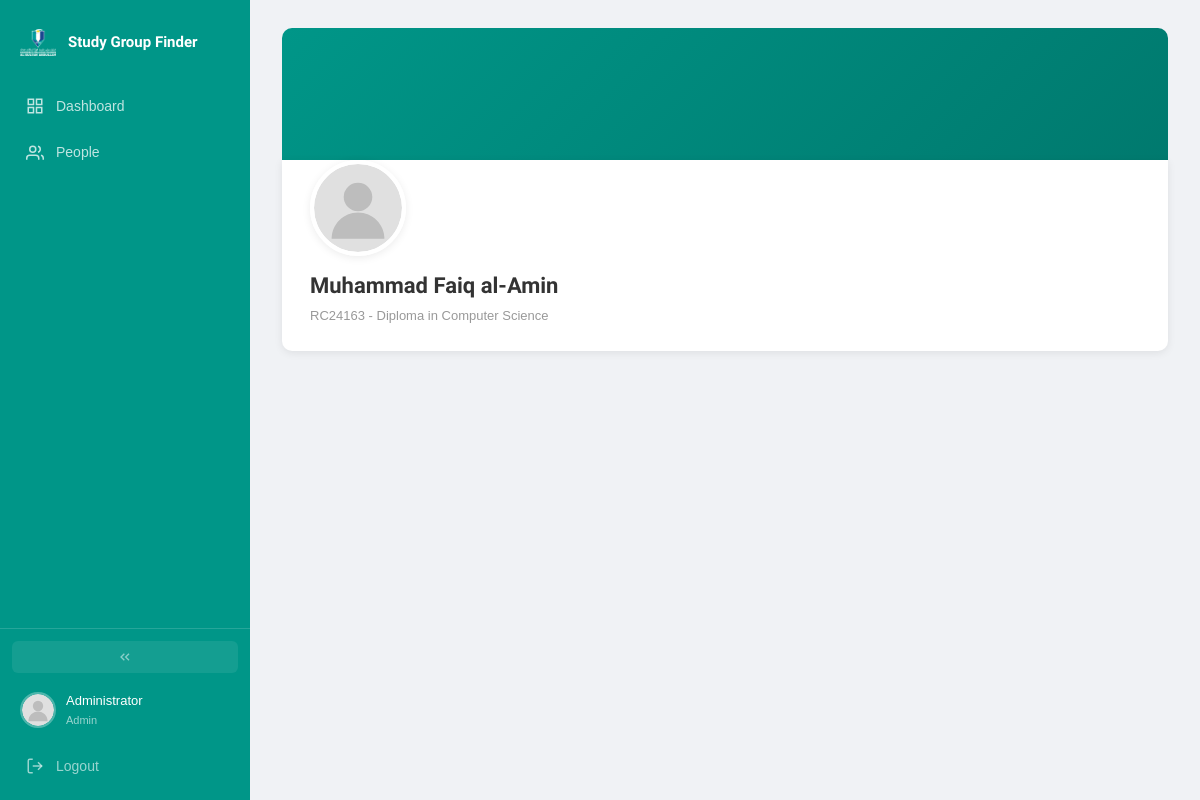
The app's page /php/profile/view.php?id=2 (signed in) with its own data.
### tables this page shows
CREATE TABLE IF NOT EXISTS users (
    id INT AUTO_INCREMENT PRIMARY KEY,
    matric_id VARCHAR(20) UNIQUE NOT NULL,
    full_name VARCHAR(100) NOT NULL,
    password VARCHAR(255) NOT NULL,
    role ENUM('Student','Admin') DEFAULT 'Student',
    approved TINYINT(1) NOT NULL DEFAULT 1,
    program VARCHAR(100),
    bio TEXT,
    avatar VARCHAR(255),
    banner VARCHAR(255),
    primary_color VARCHAR(7) DEFAULT '#009688',
    secondary_color VARCHAR(7) DEFAULT '#ffffff',
    text_color VARCHAR(7) DEFAULT '#333333',
    font_choice VARCHAR(30) DEFAULT 'Satoshi',
    card_style VARCHAR(20) DEFAULT 'plain',
    bg_type VARCHAR(20) DEFAULT 'default',
    bg_color VARCHAR(7) DEFAULT '#f0f2f5',
    bg_image VARCHAR(255),
    last_active DATETIME,
    banned_until DATETIME,
    ban_reason TEXT,
    muted_until DATETIME,
    created_at TIMESTAMP DEFAULT CURRENT_TIMESTAMP
);

### php/core/auth.php (called while the page is built, shortened)
<?php
function base_url(): string {
    $script = $_SERVER['SCRIPT_NAME'] ?? '';
    $pos = strrpos($script, '/php/');
    if ($pos !== false) {
        return substr($script, 0, $pos);
    }
    return '';
}
function e(?string $val): string {
    return htmlspecialchars($val ?? '', ENT_QUOTES, 'UTF-8');
}
function avatar_url(?string $avatar): string {
    return base_url() . '/css/default_avatar.svg';
}
function banner_url(?string $banner): string {
    return '';
}

### php/profile/view.php (the view, shortened to what this page needs)
<?php
require_once __DIR__ . '/../core/auth.php';
require_once __DIR__ . '/../core/db.php';
require_once __DIR__ . '/../core/layout.php';
$pid = (int) ($_GET['id'] ?? 0);
$stmt = $pdo->prepare("SELECT * FROM users WHERE id = ? AND role = 'Student'");
$stmt->execute([$pid]);
$user = $stmt->fetch();
$banner = banner_url($user['banner']);
?>
<main class="main_content">
    <?php if ($banner): ?>
    <img src="<?= $banner ?>" alt="" class="profile_banner">
    <?php else: ?>
    <div class="profile_banner"></div>
    <?php endif; ?>
    <div class="profile_header">
        <div class="profile_avatar_wrap">
            <img src="<?= avatar_url($user['avatar']) ?>" alt="" class="profile_avatar">
        </div>
        <h1 class="profile_name"><?= e($user['full_name']) ?></h1>
        <span class="profile_matric"><?= e($user['matric_id']) ?> <?= $user['program'] ? '- ' . e($user['program']) : '' ?></span>
    </div>
</main>

### css/main.css (style rules this page uses)
*, *::before, *::after { margin: 0; padding: 0; box-sizing: border-box; }
:root { --primary: #009688; --primary-dark: #00796b; --primary-light: #e0f2f1; --secondary: #ffffff; --text: #333333; --text-light: #666666; --text-muted: #999999; --bg: #f0f2f5; --border: #e0e0e0; --success: #4caf50; --warning: #ff9800; --danger: #f44336; --font: 'Satoshi', sans-serif; --sidebar-width: 250px; --sidebar-collapsed: 68px; --radius: 10px; --shadow: 0 2px 8px rgba(0,0,0,.08); --shadow-lg: 0 8px 24px rgba(0,0,0,.12); --ease-out: cubic-bezier(.22,1,.36,1); --ease-spring: cubic-bezier(.34,1.56,.64,1); }
html { font-size: 15px; scroll-behavior: smooth; }
body { font-family: var(--font); background: var(--bg); color: var(--text); min-height: 100vh; line-height: 1.6; -webkit-font-smoothing: antialiased; }
img { max-width: 100%; display: block; }
.main_content { margin-left: var(--sidebar-width); padding: 28px 32px; min-height: 100vh; transition: margin-left 280ms var(--ease-out); }
.profile_banner { width: 100%; height: 180px; background: linear-gradient(135deg, var(--primary), var(--primary-dark)); border-radius: var(--radius) var(--radius) 0 0; object-fit: cover; }
.profile_header { background: var(--secondary); border-radius: 0 0 var(--radius) var(--radius); padding: 0 28px 24px; margin-bottom: 24px; box-shadow: var(--shadow); position: relative; }
.profile_avatar_wrap { margin-top: -48px; margin-bottom: 12px; }
.profile_avatar { width: 96px; height: 96px; border-radius: 50%; object-fit: cover; border: 4px solid var(--secondary); box-shadow: var(--shadow); }
.profile_name { font-size: 22px; font-weight: 700; }
.profile_matric { font-size: 13px; color: var(--text-muted); }

### records on screen
users: full_name "Muhammad Faiq al-Amin", matric "RC24163", program "Diploma in Computer Science"

### other values on screen
$name "Administrator"
$role "Admin"
